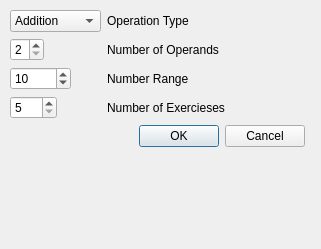
<?xml version="1.0" encoding="UTF-8"?>
<ui version="4.0">
 <class>GameParam</class>
 <widget class="QDialog" name="GameParam">
  <property name="geometry">
   <rect>
    <x>0</x>
    <y>0</y>
    <width>321</width>
    <height>249</height>
   </rect>
  </property>
  <property name="windowTitle">
   <string>Dialog</string>
  </property>
  <widget class="QWidget" name="verticalLayoutWidget">
   <property name="geometry">
    <rect>
     <x>10</x>
     <y>10</y>
     <width>295</width>
     <height>221</height>
    </rect>
   </property>
   <layout class="QVBoxLayout" name="verticalLayout">
    <item>
     <layout class="QFormLayout" name="formLayout">
      <item row="0" column="0">
       <widget class="QComboBox" name="exType">
        <item>
         <property name="text">
          <string>Addition</string>
         </property>
        </item>
        <item>
         <property name="text">
          <string>Subtraction</string>
         </property>
        </item>
       </widget>
      </item>
      <item row="0" column="1">
       <widget class="QLabel" name="label">
        <property name="text">
         <string>Operation Type</string>
        </property>
       </widget>
      </item>
      <item row="1" column="0">
       <widget class="QSpinBox" name="nbrOps">
        <property name="minimum">
         <number>2</number>
        </property>
        <property name="maximum">
         <number>8</number>
        </property>
       </widget>
      </item>
      <item row="1" column="1">
       <widget class="QLabel" name="label_3">
        <property name="text">
         <string>Number of Operands</string>
        </property>
       </widget>
      </item>
      <item row="2" column="0">
       <widget class="QSpinBox" name="nbrRangeMax">
        <property name="minimum">
         <number>2</number>
        </property>
        <property name="maximum">
         <number>10000</number>
        </property>
        <property name="singleStep">
         <number>1</number>
        </property>
        <property name="value">
         <number>10</number>
        </property>
       </widget>
      </item>
      <item row="2" column="1">
       <widget class="QLabel" name="label_5">
        <property name="text">
         <string>Number Range</string>
        </property>
       </widget>
      </item>
      <item row="3" column="0">
       <widget class="QSpinBox" name="nbrExercises">
        <property name="minimum">
         <number>5</number>
        </property>
        <property name="maximum">
         <number>100</number>
        </property>
        <property name="singleStep">
         <number>5</number>
        </property>
       </widget>
      </item>
      <item row="3" column="1">
       <widget class="QLabel" name="label_2">
        <property name="text">
         <string>Number of Exercieses</string>
        </property>
       </widget>
      </item>
      <item row="4" column="1">
       <widget class="QDialogButtonBox" name="buttonBox">
        <property name="orientation">
         <enum>Qt::Horizontal</enum>
        </property>
        <property name="standardButtons">
         <set>QDialogButtonBox::Cancel|QDialogButtonBox::Ok</set>
        </property>
       </widget>
      </item>
     </layout>
    </item>
   </layout>
  </widget>
 </widget>
 <resources/>
 <connections>
  <connection>
   <sender>buttonBox</sender>
   <signal>accepted()</signal>
   <receiver>GameParam</receiver>
   <slot>accept()</slot>
   <hints>
    <hint type="sourcelabel">
     <x>248</x>
     <y>254</y>
    </hint>
    <hint type="destinationlabel">
     <x>157</x>
     <y>274</y>
    </hint>
   </hints>
  </connection>
  <connection>
   <sender>buttonBox</sender>
   <signal>rejected()</signal>
   <receiver>GameParam</receiver>
   <slot>reject()</slot>
   <hints>
    <hint type="sourcelabel">
     <x>316</x>
     <y>260</y>
    </hint>
    <hint type="destinationlabel">
     <x>286</x>
     <y>274</y>
    </hint>
   </hints>
  </connection>
 </connections>
</ui>
